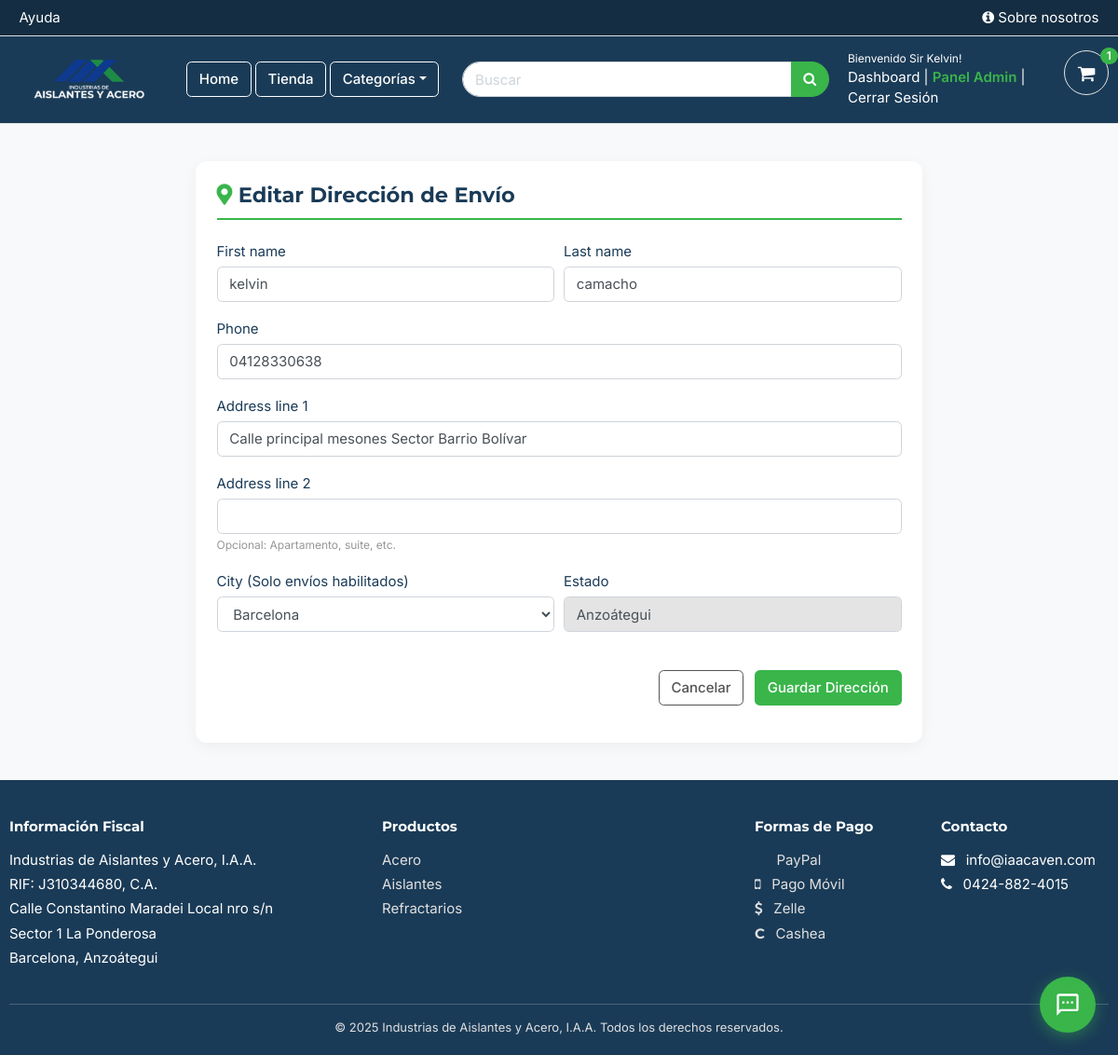
Screenshot of /accounts/shipping-addresses/edit/1/ (signed in) with the database file from the repository.
### accounts/models.py (models this page shows, shortened)
class Account(AbstractBaseUser):
    first_name = models.CharField(max_length=50)
    last_name = models.CharField(max_length=50)
    username = models.CharField(max_length=50, unique=True)
    email = models.EmailField(max_length=100, unique=True)
    phone_number = models.CharField(max_length=15)
    roles = models.ManyToManyField(Role, blank=True)
    profile_picture = models.ImageField(upload_to='userprofile/', blank=True, null=True)
    date_joined = models.DateTimeField(auto_now_add=True)
    last_login = models.DateTimeField(auto_now_add=True)
    is_admin = models.BooleanField(default=False)
    is_staff = models.BooleanField(default=False)
    is_active = models.BooleanField(default=False)
    is_superadmin = models.BooleanField(default=False)
    USERNAME_FIELD = 'email'
    REQUIRED_FIELDS = ['username', 'first_name', 'last_name']
    objects = MyAccountManager()
    @property
    def is_transportista(self):
        return hasattr(self, 'transportista')

class ShippingAddress(models.Model):
    CITY_CHOICES = (
        ('Barcelona', 'Barcelona'),
        ('Lechería', 'Lechería'),
    )
    user = models.ForeignKey(Account, on_delete=models.CASCADE, related_name='shipping_addresses')
    first_name = models.CharField(max_length=50)
    last_name = models.CharField(max_length=50)
    phone = models.CharField(max_length=15)
    address_line_1 = models.CharField(max_length=100)
    address_line_2 = models.CharField(max_length=100, blank=True)
    city = models.CharField(max_length=50, choices=CITY_CHOICES)
    state = models.CharField(max_length=50, default='Anzoátegui')
    is_default = models.BooleanField(default=False)
    created_at = models.DateTimeField(auto_now_add=True)
    class Meta:
        verbose_name_plural = 'Shipping Addresses'

### category/models.py (models this page shows, shortened)
class Category(models.Model):
    category_name = models.CharField(max_length=50)
    slug = models.SlugField(max_length=100, unique=True)
    description = models.TextField(max_length=255, blank=True)
    cat_image = models.ImageField(upload_to='photos/categories', blank=True)
    class Meta:
        verbose_name = 'category'
        verbose_name_plural = 'categories'
    def get_url(self):
        return reverse('products_by_category', args=[self.slug])

### accounts/views.py (the view)
# urls.py: path('shipping-addresses/edit/<int:address_id>/', views.edit_shipping_address, name='edit_shipping_address'),
@login_required(login_url='login')
def edit_shipping_address(request, address_id):
    address = get_object_or_404(ShippingAddress, id=address_id, user=request.user)
    if request.method == 'POST':
        form = ShippingAddressForm(request.POST, instance=address)
        if form.is_valid():
            form.save()
            messages.success(request, 'Dirección actualizada correctamente.')
            return redirect('dashboard')
    else:
        form = ShippingAddressForm(instance=address)
    return render(request, 'accounts/shipping_address_form.html', {'form': form, 'action': 'Editar'})

### accounts/forms.py
class ShippingAddressForm(forms.ModelForm):
    class Meta:
        model = ShippingAddress
        fields = ['first_name', 'last_name', 'phone', 'address_line_1', 'address_line_2', 'city']
    def __init__(self, *args, **kwargs):
        super(ShippingAddressForm, self).__init__(*args, **kwargs)
        for field in self.fields:
            self.fields[field].widget.attrs.update({
                'class': 'form-control',
                'required': 'required' if field != 'address_line_2' else False
            })
        self.fields['city'].widget.attrs.update({'class': 'form-control'})

### carts/context_processors.py (called while the page is built)
def counter(request):
    cart_count = 0
    if 'admin' in request.path:
        return {}
    else:
        try:
            cart = Cart.objects.filter(cart_id=_cart_id(request))
            if request.user.is_authenticated:
                cart_items = CartItem.objects.all().filter(user=request.user)
            else:
                cart_items = CartItem.objects.all().filter(cart=cart[:1])
            for cart_item in cart_items:
                cart_count += cart_item.quantity
        except Cart.DoesNotExist:
                cart_count = 0
    return dict(cart_count=cart_count)

### carts/views.py (called while the page is built)
def _cart_id(request):
    cart=request.session.session_key
    if not cart:
        cart=request.session.create()
    return cart

### category/context_processors.py (called while the page is built)
def menu_links(request):
    links = Category.objects.all()
    return dict(links=links)

### store/context_processors.py (called while the page is built)
def bcv_context(request):
    currency = request.session.get('currency', 'USD')
    try:
        bcv_rate = ExchangeRate.objects.get(currency='USD')
        rate = bcv_rate.rate
    except ExchangeRate.DoesNotExist:
        rate = 0
    return {
        'current_currency': currency,
        'current_bcv_rate': rate,
    }

### store/templates/accounts/shipping_address_form.html (shortened to what this page needs)
{% extends 'base.html' %}
{% load static %}
{% block content %}
<section class="section-content padding-y bg">
    <div class="container">
        <div class="row justify-content-center">
            <div class="col-md-8">
                <div class="card" style="border-radius: 12px; box-shadow: 0 4px 15px rgba(0,0,0,0.05); border: none;">
                    <div class="card-body p-4">
                        <h4 class="card-title mb-4" style="color: #1A3B57; font-weight: 700; border-bottom: 2px solid #39B54A; padding-bottom: 10px;">
                            <i class="fas fa-map-marker-alt" style="color: #39B54A;"></i> {{ action }} Dirección de Envío
                        </h4>
                        <form action="" method="POST">
                            <div class="form-row">
                                <div class="col form-group">
                                    <label>{{ form.first_name.label }}</label>
                                    {{ form.first_name }}
                                </div>
                                <div class="col form-group">
                                    <label>{{ form.last_name.label }}</label>
                                    {{ form.last_name }}
                                </div>
                            </div>
                            <div class="form-group">
                                <label>{{ form.phone.label }}</label>
                                {{ form.phone }}
                            </div>
                            <div class="form-group">
                                <label>{{ form.address_line_1.label }}</label>
                                {{ form.address_line_1 }}
                            </div>
                            <div class="form-group">
                                <label>{{ form.address_line_2.label }}</label>
                                {{ form.address_line_2 }}
                                <small class="text-muted">Opcional: Apartamento, suite, etc.</small>
                            </div>
                            <div class="form-row">
                                <div class="col form-group">
                                    <label>{{ form.city.label }} (Solo envíos habilitados)</label>
                                    {{ form.city }}
                                </div>
                                <div class="col form-group">
                                    <label>Estado</label>
                                    <input type="text" class="form-control" value="Anzoátegui" disabled>
                                </div>
                            </div>
                            <div class="form-group mt-4 text-right">
                                <a href="{% url 'dashboard' %}?tab=addresses" class="btn btn-outline-secondary mr-2">Cancelar</a>
                                <button type="submit" class="btn text-white" style="background-color: #39B54A;">Guardar Dirección</button>
                            </div>
                        </form>
                    </div>
                </div>
            </div>
        </div>
    </div>
</section>
{% endblock %}

### ecosite/templates/includes/navbar.html (shortened to what this page needs)
{% load static %}
<header class="section-header">
<nav class="navbar p-md-0 navbar-expand-sm navbar-light border-bottom" style="background-color: #142d42;">
<div class="container">
  <div class="collapse navbar-collapse" id="navbarTop4">
    <ul class="navbar-nav mr-auto">
    	<li class="nav-item">
		 	<a href="{% url 'help' %}" class="nav-link" style="color: #FFFFFF;">Ayuda</a>
		</li>
    </ul>
    <ul class="navbar-nav">
		<li><a href="{% url 'about' %}" class="nav-link" style="color: #FFFFFF;"> <i class="fa fa-info-circle"></i> Sobre nosotros </a></li>
	</ul>
  </div>
</div>
</nav>
<section class="header-main border-bottom">
	<div class="container">
<div class="row align-items-center">
	<div class="col-lg-2 col-md-3 col-6">
		<a href="{% url 'home' %}" class="brand-wrap">
			<img class="logo" src="{% static 'images/logo_iaa.png' %}">
		</a>
	</div>
	<a href="{% url 'home' %}" class="btn btn-outline-primary mr-1">Home</a>
	<a href="{% url 'store' %}" class="btn btn-outline-primary mr-1">Tienda</a>
	<div class="dropdown d-inline-block mr-3">
		<a href="#" class="btn btn-outline-primary dropdown-toggle" data-toggle="dropdown">Categorías</a>
	</div>
	<div class="col-lg flex-grow-1 col-md-6 col-sm-12 col">
		<form action="{% url 'search' %}" class="search" method="GET">
			<div class="input-group w-100">
			    <input type="text" class="form-control" placeholder="Buscar" name="keyword" required>
			    <div class="input-group-append">
			      <button class="btn btn-primary" type="submit">
			        <i class="fa fa-search"></i>
			      </button>
			    </div>
		    </div>
		</form>
	</div>
	<div class="col-lg-3 col-sm-6 col-8 order-2 order-lg-3">
				<div class="d-flex justify-content-end mb-3 mb-lg-0">
					{% if user.id is None %}
					<div class="widget-header">
						<small class="title text-muted">Bienvenido!</small>
						<div>
							<a href="{% url 'login' %}">Iniciar Sesión</a> <span class="dark-transp"> | </span>
							<a href="{% url 'register' %}">Registrarse</a>
						</div>
					</div>
					{% else %}
					<div class="widget-header">
						<small class="title text-muted">Bienvenido {{user.first_name}}!</small>
						<div>
							<a href="{% url 'dashboard' %}">Dashboard</a> <span class="dark-transp"> | </span>
							{% if user.is_superadmin or user.roles.all %}<a href="{% url 'admin_dashboard' %}" style="color: #39B54A; font-weight:600;">Panel Admin</a> <span class="dark-transp"> | </span>{% endif %}
							<a href="{% url 'logout' %}">Cerrar Sesión</a>
						</div>
					</div>
					{% endif %}
					<a href="{% url 'cart' %}" class="widget-header pl-3 ml-3">
						<div class="icon icon-sm rounded-circle border"><i class="fa fa-shopping-cart"></i></div>
						{% if cart_count > 0 %}
						<span class="badge badge-pill badge-danger notify">{{cart_count}}</span>
						{% endif %}
					</a>
				</div>
			</div>
</div>
	</div>
</section>
</header>

### ecosite/templates/includes/footer.html
{% load static %}
<footer class="section-footer" style="background-color: #1A3B57; color: #FFFFFF; padding: 40px 0 20px 0;">
    <div class="container">
        <div class="row">
            <div class="col-lg-4 col-md-6 mb-4">
                <h6 style="font-family: 'Montserrat', sans-serif; color: #FFFFFF; font-weight: 700; margin-bottom: 15px;">Información Fiscal</h6>
                <p class="mb-1">Industrias de Aislantes y Acero, I.A.A.</p>
                <p class="mb-1">RIF: J310344680, C.A.</p>
                <p class="mb-1">Calle Constantino Maradei Local nro s/n</p>
                <p class="mb-1">Sector 1 La Ponderosa</p>
                <p class="mb-0">Barcelona, Anzoátegui</p>
            </div>
            <div class="col-lg-4 col-md-6 mb-4">
                <h6 style="font-family: 'Montserrat', sans-serif; color: #FFFFFF; font-weight: 700; margin-bottom: 15px;">Productos</h6>
                <ul class="list-unstyled">
                    {% for category in links %}
                    <li class="mb-1"><a href="{{ category.get_url }}" style="color: #E0E0E0;">{{ category.category_name }}</a></li>
                    {% endfor %}
                </ul>
            </div>
            <div class="col-lg-2 col-md-6 mb-4">
                <h6 style="font-family: 'Montserrat', sans-serif; color: #FFFFFF; font-weight: 700; margin-bottom: 15px;">Formas de Pago</h6>
                <ul class="list-unstyled">
                    <li class="mb-1" style="color: #E0E0E0;"><i class="fab fa-paypal mr-2"></i> PayPal</li>
                    <li class="mb-1" style="color: #E0E0E0;"><i class="fa fa-mobile mr-2"></i> Pago Móvil</li>
                    <li class="mb-1" style="color: #E0E0E0;"><i class="fa fa-dollar mr-2"></i> Zelle</li>
                    <li class="mb-1" style="color: #E0E0E0;"><span class="mr-2" style="font-family: 'Montserrat', sans-serif; font-weight: 700;">C</span> Cashea</li>
                </ul>
            </div>
            <div class="col-lg-2 col-md-6 mb-4">
                <h6 style="font-family: 'Montserrat', sans-serif; color: #FFFFFF; font-weight: 700; margin-bottom: 15px;">Contacto</h6>
                <p class="mb-1"><i class="fa fa-envelope mr-2"></i> info@iaacaven.com</p>
                <p class="mb-0"><i class="fa fa-phone mr-2"></i> 0424-882-4015</p>
            </div>
        </div>
        <hr style="border-color: rgba(255,255,255,0.2);">
        <p class="text-center mb-0" style="color: #E0E0E0; font-size: 13px;">&copy; 2025 Industrias de Aislantes y Acero, I.A.A. Todos los derechos reservados.</p>
    </div>
</footer>

### ecosite/static/css/ui.css (style rules this page uses)
html { font-family: "Inter", sans-serif; font-size: 15px; }
.icon-xs, .icon-sm, .icon-md, .icon-lg { display: inline-block; text-align: center; flex-shrink: 0; flex-grow: 0; }
.icon-sm { width: 48px; height: 48px; line-height: 48px !important; font-size: 20px; }
.padding-y { padding-top: 40px; padding-bottom: 40px; }
article:after, .form-group:after { display: block; clear: both; content: ""; }
.bg { background-color: #f8f9fa; }
p:last-child { margin-bottom: 0; }
.header-main { position: relative; padding-top: 1rem; padding-bottom: 1rem; }
.brand-wrap .logo, .navbar-brand .logo { margin-right: 7px; max-height: 42px; display: inline-block; }
.widget-header { display: inline-block; vertical-align: middle; position: relative; }
.widget-header a { color: #343a40; }
.widget-header i { color: #969696; }
.widget-header .title { display: block; }
.widget-header .notify { position: absolute; top: -3px; right: -10px; }
.section-footer ul li { margin-bottom: 5px; }
.section-footer ul a { color: inherit; }
[class*=list-] li:after { visibility: hidden; display: block; content: ""; overflow: hidden; height: 0; clear: both; }
.notify { position: absolute; top: -4px; right: -10px; display: inline-block; padding: 0.25em 0.6em; font-size: 12px; line-height: 1; text-align: center; border-radius: 3rem; color: #fff; background-color: #fa3434; }

### ecosite/static/css/custom.css (style rules this page uses)
body { font-family: 'Inter', sans-serif; background-color: #FFFFFF; color: #1A3B57; }
h1, h2, h3, h4, h5, h6, .section-title, .card-title, .title-text, .title-page { font-family: 'Montserrat', sans-serif; color: #1A3B57; }
.btn-primary { background-color: #1A3B57; border-color: #1A3B57; }
.btn-outline-primary { color: #FFFFFF; border-color: #FFFFFF; }
.header-main { background-color: #1A3B57; border-bottom: 1px solid #142d42; }
.widget-header a { color: #FFFFFF; }
.widget-header i { color: #FFFFFF; }
small.title.text-muted { color: #FFFFFF !important; }
.dark-transp { color: #FFFFFF; }
.search .form-control { border-radius: 25px 0 0 25px; }
.search .btn-primary { border-radius: 0 25px 25px 0; background-color: #39B54A; border-color: #39B54A; }
hr { border-color: #E0E0E0; }
.border-bottom { border-bottom: 1px solid #E0E0E0 !important; }
.badge-danger, .notify { background-color: #39B54A; }

### rows the page displays
Account: first_name "Sir Kelvin"
ShippingAddress: first_name "kelvin", last_name "camacho", phone "04128330638", address_line_1 "Calle principal mesones Sector Barrio Bolívar", city "Barcelona"
Category: category_name "Acero"
Category: category_name "Aislantes"
Category: category_name "Refractarios"

### other values shown
{{ cart_count }} "1"
{{ action }} "Editar"
